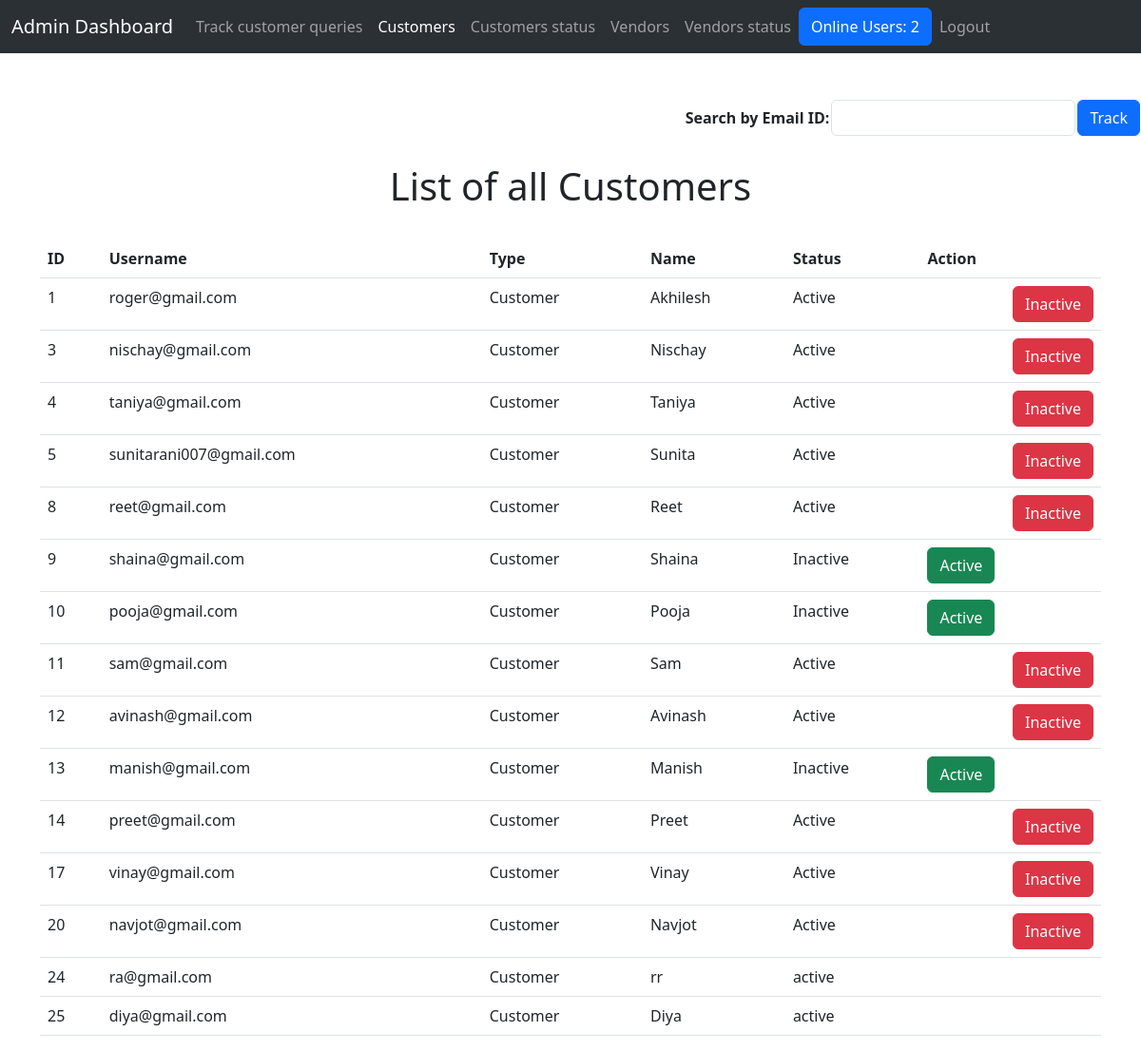
Screenshot of /allcustomers.php with the database file from the repository.
### tables this page shows
CREATE TABLE IF NOT EXISTS `userinformation` (
  `id` int NOT NULL AUTO_INCREMENT,
  `username` varchar(255) NOT NULL,
  `userpass` varchar(255) NOT NULL,
  `name` varchar(225) NOT NULL,
  `city` varchar(225) NOT NULL,
  `pic` varchar(225) DEFAULT NULL,
  `contact` varchar(255) NOT NULL,
  `type` varchar(255) NOT NULL,
  `dob` varchar(255) NOT NULL,
  `billingaddress` varchar(255) NOT NULL,
  `que` varchar(255) NOT NULL,
  `ans` varchar(255) NOT NULL,
  `status` varchar(255) NOT NULL,
  PRIMARY KEY (`id`)
);

### online_users.php (called while the page is built, shortened)
<?php
function countOnlineUsers() {
    $servername = "localhost";
    $username = "root";
   $password = "ipsleisha1703";
    $dbname = "myproj";
    $conn = mysqli_connect($servername, $username, $password, $dbname);
    $active_users = array();
    $sql = "SELECT * FROM user_sessions";
    $result = mysqli_query($conn, $sql);
    if ($result && mysqli_num_rows($result) > 0) {
        while ($row = mysqli_fetch_assoc($result)) {
            $login_time = strtotime($row['login_time']);
            $logout_time = strtotime($row['logout_time']);
            if ($login_time > $logout_time) {
                $active_users[$row['user_id']] = $login_time;
            } else {
                unset($active_users[$row['user_id']]);
            }
        }
    }
    return count($active_users);
}
?>

### allcustomers.php (the view, shortened to what this page needs)
<?php
$servername = "localhost";
$username = "root";
$password = "ipsleisha1703";
$dbname = "myproj";
$conn = mysqli_connect($servername, $username, $password, $dbname);
if (isset($_GET["customer_username"])) {
    $customer_username = $_GET["customer_username"];
    $sql = "SELECT * FROM userinformation WHERE username = ? AND type='Customer' AND status='active'";
    $stmt = mysqli_prepare($conn, $sql);
    mysqli_stmt_bind_param($stmt, "s", $customer_username);
    mysqli_stmt_execute($stmt);
    $result = mysqli_stmt_get_result($stmt);
} else {
    $sql = "SELECT * FROM userinformation WHERE type='Customer'";
    $result = mysqli_query($conn, $sql);
}
include 'online_users.php';
$online_count = countOnlineUsers();
?>
<!DOCTYPE html>
<html>
<head>
    <link href="https://cdn.jsdelivr.net/npm/bootstrap@5.3.0/dist/css/bootstrap.min.css" rel="stylesheet">
</head>
<body>
<nav class="navbar navbar-expand-lg bg-body-tertiary" data-bs-theme="dark">
  <div class="container-fluid">
    <a class="navbar-brand" href="admindashboard.php">Admin Dashboard</a>
    <div class="collapse navbar-collapse" id="navbarNavAltMarkup">
      <div class="navbar-nav">
        <a class="nav-link " aria-current="page" href="trackstatus.php">Track customer queries</a>
        <a class="nav-link active" href="allcustomers.php">Customers</a>
		<a class="nav-link " href="list.php">Customers status</a>
        <a class="nav-link " href="allvendors.php">Vendors</a>
		<a class="nav-link " href="list2.php">Vendors status</a>
		<button class="btn btn-primary">Online Users: <?php echo $online_count; ?></button>
		 <form action="logout.php" method="post">
    <input type="submit" name="logout" value="Logout" class="nav-link" >
</form>
      </div>
    </div>
  </div>
</nav>
<br>
<br>
<div style="float:right;">
<table style="border:none;">
    <form method="GET" action="" style="margin-right:30px;">
        <td><label for="email"><b>Search by Email ID:</b></label></td>
        <td><input type="email" name="customer_username" class="form-control" required></td>
        <td><button type="submit" class="btn btn-primary" >Track</button></td>
    </form>
	</table>
</div>
<br><br>
<div class="container">
    <h1 style="text-align: center; margin-top: 20px;">List of all Customers</h1><br>
    <table class="table">
        <thead>
            <tr>
                <th>ID</th>
                <th>Username</th>
                <th>Type</th>
                <th>Name</th>
                <th>Status</th>
                <th>Action</th>
            </tr>
        </thead>
        <tbody>
            <?php
            if (mysqli_num_rows($result) > 0) {
                while ($row = mysqli_fetch_assoc($result)) {
                    ?>
                    <tr>
                        <td><?php echo $row["id"]; ?></td>
                        <td><?php echo $row["username"]; ?></td>
                        <td><?php echo $row["type"]; ?></td>
                        <td><?php echo $row["name"]; ?></td>
                        <td><?php echo $row["status"]; ?></td>
                        <td>
                    <?php if ($row["status"] === "Active") : ?>
                        <div style="float:right;">
                            <form action="" method="post">
                                <button type="submit" class="btn btn-danger inactive-btn">Inactive</button>
                            </form>
                        </div>
                    <?php elseif ($row["status"] === "Inactive") : ?>
                        <div style="float:left;">
                            <form action="" method="post">
                                <button type="submit" class="btn btn-success active-btn">Active</button>
                            </form>
                        </div>
                    <?php endif; ?>
                </td>
            </tr>
        <?php
        }
    } else {
        echo "<tr><td colspan='6'>No users found.</td></tr>";
    }
    ?>
</tbody>
    </table>
</div>
</body>
</html>

### rows the page displays
userinformation: id "1", username "roger@gmail.com", type "Customer", name "Akhilesh", status "Active"
userinformation: id "3", username "nischay@gmail.com", type "Customer", name "Nischay", status "Active"
userinformation: id "4", username "taniya@gmail.com", type "Customer", name "Taniya", status "Active"
userinformation: id "5", username "sunitarani007@gmail.com", type "Customer", name "Sunita", status "Active"
userinformation: id "8", username "reet@gmail.com", type "Customer", name "Reet", status "Active"
userinformation: id "9", username "shaina@gmail.com", type "Customer", name "Shaina", status "Inactive"
userinformation: id "10", username "pooja@gmail.com", type "Customer", name "Pooja", status "Inactive"
userinformation: id "11", username "sam@gmail.com", type "Customer", name "Sam", status "Active"
userinformation: id "12", username "avinash@gmail.com", type "Customer", name "Avinash", status "Active"
userinformation: id "13", username "manish@gmail.com", type "Customer", name "Manish", status "Inactive"
userinformation: id "14", username "preet@gmail.com", type "Customer", name "Preet", status "Active"
userinformation: id "17", username "vinay@gmail.com", type "Customer", name "Vinay", status "Active"
userinformation: id "20", username "navjot@gmail.com", type "Customer", name "Navjot", status "Active"
userinformation: id "24", username "ra@gmail.com", type "Customer", name "rr", status "active"
userinformation: id "25", username "diya@gmail.com", type "Customer", name "Diya", status "active"

### other values shown
$online_count "2"
